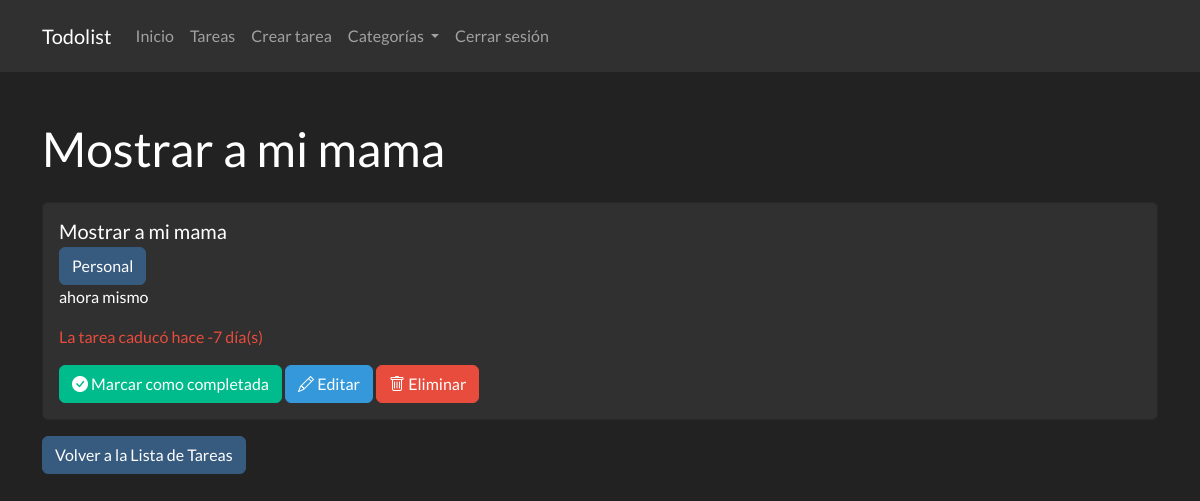
Screenshot of /tarea/3 (signed in) with the database file from the repository.
### app.py (models this page shows, shortened)
class Tarea(db.Model):
    id = db.Column(db.Integer, primary_key=True)
    titulo = db.Column(db.String(100), nullable=False)
    descripcion = db.Column(db.String(200), nullable=False)
    fecha_termino = db.Column(db.DateTime, nullable=False)
    estado = db.Column(db.Boolean, default=False)
    usuario_id = db.Column(db.Integer, db.ForeignKey('usuario.id'), nullable=False)
    categoria_id = db.Column(db.Integer, db.ForeignKey('categoria.id'), nullable=True)

class Categoria(db.Model):
    id = db.Column(db.Integer, primary_key=True)
    nombre = db.Column(db.String(100), nullable=False)
    color = db.Column(db.String(100), nullable=False)
    usuario_id = db.Column(db.Integer, db.ForeignKey('usuario.id'), nullable=False)

### routes/tareas.py (the view, shortened to what this page needs)
@app.route('/tarea/', methods=['GET', 'POST'])
@app.route('/tarea/<int:id>', methods=['GET', 'POST'])
@app.route('/tarea/filtrar/<estado>', methods=['GET', 'POST'])
@login_required
def verTareas(id=None, estado=None):
    orden = request.args.get('orden', 'asc')
    query = Tarea.query.filter_by(usuario_id=current_user.id)
    if id is None:
        if orden == 'asc':
            query = query.order_by(Tarea.fecha_termino.asc())
        elif orden == 'desc':
            query = query.order_by(Tarea.fecha_termino.desc())
        tareas = query.all()
        for tarea in tareas:
            if tarea.categoria_id is not None:
                tarea.color = obtenerColorCategoria(tarea.categoria_id)
                tarea.categoria_nombre = obtenerNombreCategoria(tarea.categoria_id)
        return render_template('tareas.html', tareas=tareas, calcDiasRestantes = calcDiasRestantes, orden=orden, estado=estado)
    else:
        tarea = Tarea.query.get(id)
        if tarea.categoria_id is not None:
            tarea.color = obtenerColorCategoria(tarea.categoria_id)
            tarea.categoria_nombre = obtenerNombreCategoria(tarea.categoria_id)
        dias_restantes = calcDiasRestantes(tarea.fecha_termino)
        if tarea.usuario_id != current_user.id:
            session['mensajeCustom'] = 'No tienes permiso para ver esta tarea'
            return redirect(url_for('verTareas'))
        return render_template('tarea.html', tarea=tarea, dias_restantes=dias_restantes)

### app.py (called while the page is built)
def calcDiasRestantes(fecha_termino):
    fecha_actual = datetime.now().date()
    dias_restantes = (fecha_termino.date()) - fecha_actual
    return dias_restantes.days

def obtenerColorCategoria(idCategoria):
    categoria = Categoria.query.filter_by(id=idCategoria).first()
    return categoria.color

def obtenerNombreCategoria(idCategoria):
    categoria = Categoria.query.filter_by(id=idCategoria).first()
    return categoria.nombre

### routes/usuario.py (called while the page is built)
@login_manager.user_loader
def load_user(id):
    return Usuario.query.get(int(id))

### templates/tarea.html (shortened to what this page needs)
{% extends "base.html" %}
{% block content %}
<h1 class="mt-5">{{ tarea.titulo }}</h1>
<div class="card mt-4 {% if tarea.estado %}bg-secondary{% endif %}">
    <div class="card-body">
        <h5 class="card-title">{{ tarea.titulo }}</h5>
        <p class="card-subtitle"><a href="{{ url_for('verCategoria', id=tarea.categoria_id ) }}" class="btn btn-{{ tarea.color}}">{{ tarea.categoria_nombre }}</a></p>
        <p class="card-text">{{ tarea.descripcion }}</p>
        {% if dias_restantes >= 0 %}
            <p class="text-success">La tarea caduca en {{ dias_restantes }} día(s)</p>
        {% else %}
            <p class="text-danger">La tarea caducó hace {{ dias_restantes }} día(s)</p>
        {% endif %}
        {% if tarea.estado %}
            <a href="{{ url_for('editarEstado', id=tarea.id ) }}" class="btn btn-warning"><i class="bi bi-dash-circle-fill"></i> Marcar como incompletada</a>
        {% else %}
            <a href="{{ url_for('editarEstado', id=tarea.id ) }}" class="btn btn-success"><i class="bi bi-check-circle-fill"></i> Marcar como completada</a>
        {% endif %}
        <a href="{{ url_for('editarTarea', id=tarea.id ) }}" class="btn btn-info"><i class="bi bi-pencil"></i> Editar</a>
        <a href="{{ url_for('eliminarTarea', id=tarea.id ) }}" class="btn btn-danger"><i class="bi bi-trash"></i> Eliminar</a>
    </div>
</div>
<a href="{{ url_for('verTareas' ) }}" class="btn btn-primary mt-3">Volver a la Lista de Tareas</a>
{% endblock %}

### rows the page displays
Tarea: titulo "Mostrar a mi mama", descripcion "ahora mismo"
Categoria: categoria_nombre "Personal"

### other values shown
{{ dias_restantes }} "-7"
